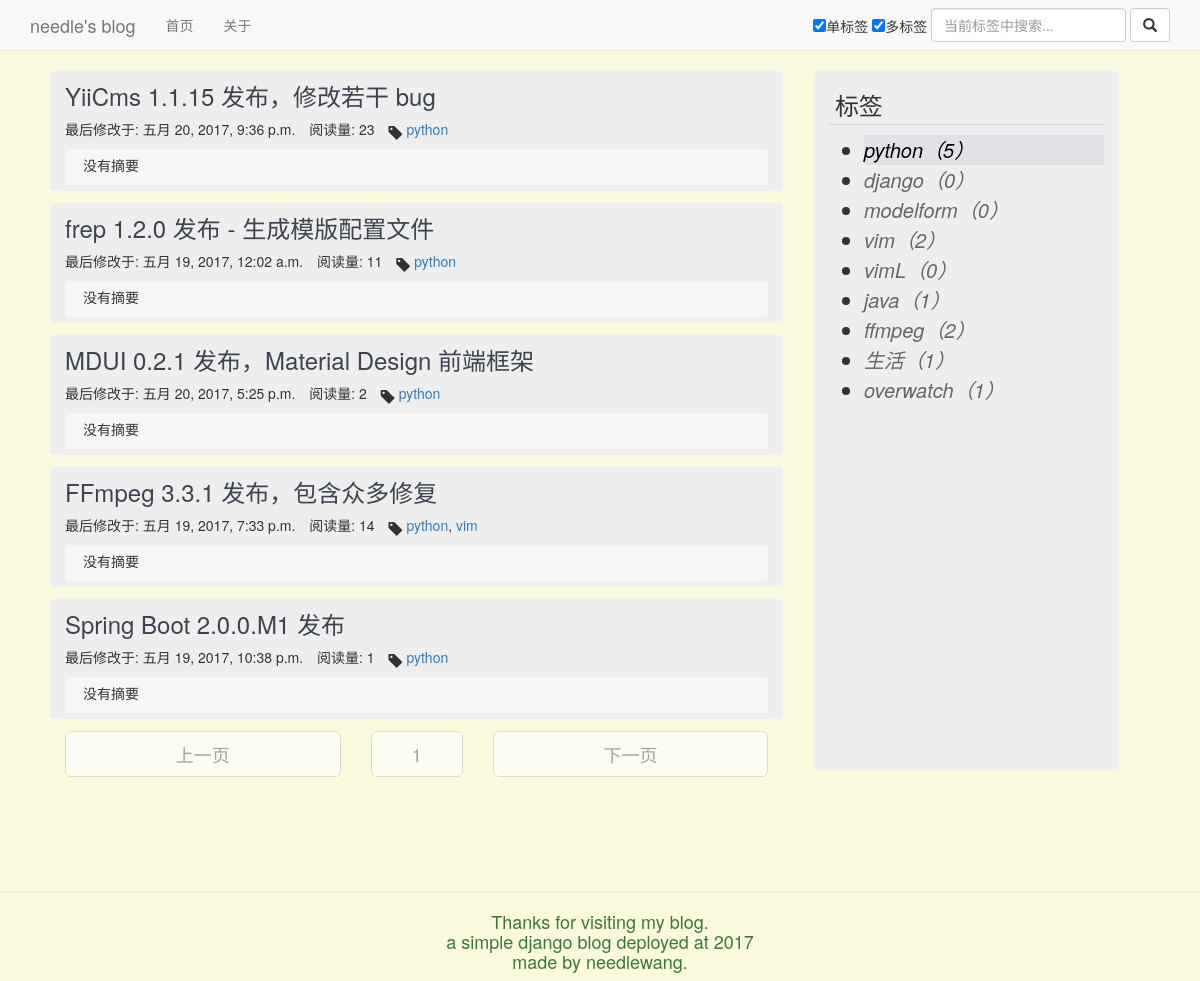
The app's page /category/1/page/1/ with its own data.
### blog_main/models.py (models this page shows, shortened)
class Article(models.Model):
  title = models.CharField(verbose_name = u'标题', max_length = 100)
  digest = models.CharField(verbose_name = u'摘要', default = '摘要:...', max_length = 200)
  contents = models.TextField(verbose_name = u'内容')
  times = models.DecimalField(verbose_name = u'阅读量', default = 0, max_digits = 15, decimal_places = 0, editable = False)
  category = models.ManyToManyField(u'Category', verbose_name = u'标签')
  is_original = models.BooleanField(verbose_name = u'原创', default = True)
  original_author = models.CharField(verbose_name = u'原文作者', default = OWNER, max_length = 100, null = True, blank = True)
  original_url = models.URLField(verbose_name = u'原文地址(原创文可不填)', null = True, blank = True)
  pub_date = models.DateTimeField(verbose_name = u'发表时间', auto_now_add = True, editable = True)
  update_time = models.DateTimeField(verbose_name = u'最后一次修改时间', auto_now = True, null = True)
  class Meta:
    verbose_name = u'文章'
    verbose_name_plural = verbose_name

class Category(models.Model):
  name = models.CharField(verbose_name = u'标签', max_length = 50)
  prefix_for_sort = models.CharField(verbose_name = u'标签前缀(用于子类标签排序)', default = u'1.1', max_length = 60)
  def __str__(self):        # Python3
    return self.name
  class Meta:
    verbose_name = u'标签'
    verbose_name_plural = verbose_name
    ordering = [u'prefix_for_sort']

### blog_main/views.py (the view)
# urls.py: url(r'^category/(?P<category_id>\d+)/page/(?P<pagenum>\d+)/$', v.article_list_by_category),
def article_list_by_category(request, category_id, pagenum = 1):
  try:
    current_category = Category.objects.get(id = category_id)
    article_all = current_category.article_set.all().order_by('-id')
    return render(request, 'list_by_category.html',
                  context = {'current_category'  : current_category,
                             'article_list'      : make_paginator(article_all, pagenum),
                             'category_all_list' : get_category_all_list()})
  except Category.DoesNotExist as e:
    raise Http404
  except Category.MultipleObjectsReturned as e:
    raise HttpResponseServerError

### blog_main/views.py (called while the page is built)
def get_category_all_list():
  category_all = Category.objects.all()
  category_all_to_list = []
  category_to_sort = []
  for an_category in category_all:
    an_category_tmp = (an_category.prefix_for_sort, an_category)
    category_to_sort.append(an_category_tmp)
  for prefix, an_category in sorted(category_to_sort):
    an_category_mesg = (an_category.name, an_category.id, len(an_category.article_set.all()))
    category_all_to_list.append(an_category_mesg)
  return category_all_to_list

def make_paginator(article_all, pagenum, limit = 5):
  paginator = Paginator(article_all, limit)
  try:
    article_sublist = paginator.page(pagenum)  # 获取某页对应的记录
  except PageNotAnInteger:  # 如果页码不是个整数
    article_sublist = paginator.page(1)  # 取第一页的记录
  except EmptyPage:  # 如果页码太大，没有相应的记录
    article_sublist = paginator.page(paginator.num_pages)  # 取最后一页的记录
  return article_sublist

### templates_common/list_by_category.html
{% extends "index.html" %}
          {% block paginator %}
            <div class="col-xs-5">
            {% if article_list.has_previous %}
              <a href="/category/{{current_category.id}}/page/{{article_list.previous_page_number}}" role="button" class="btn btn-info btn-lg btn-block">上一页</a>
            {% else %}
              <a class="btn btn-default btn-lg btn-block" disabled="disabled"><span class="text-muted">上一页</span></a>
            {% endif %}
            </div>
            <div class="col-xs-2 center-block">
              <a class="btn btn-default btn-lg btn-block" disabled="disabled"><span class="text-muted">{{article_list.number}}</span></a>
            </div>
            <div class="col-xs-5">
            {% if article_list.has_next %}
              <a href="/category/{{current_category.id}}/page/{{article_list.next_page_number}}" role="button" class="btn btn-info btn-lg btn-block">下一页</a>
            {% else %}
              <a class="btn btn-default btn-lg btn-block" disabled="disabled"><span class="text-muted">下一页</span></a>
            {% endif %}
            </div>
          {% endblock paginator %}

### templates_common/index.html (shortened to what this page needs)
{% extends "base.html" %}
{% load static %}
{% load humanize %}
{% block main %}
  <div class="main" style="margin-left: 50px;margin-right: 50px;">
    <div class="container-fluid" style="word-break: break-all;">
      <div class="row">
        <div id="main-left" class="col-xs-8" style="min-height: 800px;">
          {% for a_article in article_list %}
          <div id="an_article" class="row" style="background-color: #eee; border-radius: 4px; margin-bottom: 12px;">
            <div class="col-xs-12" style="min-height: 120px;">
              <h3 style="margin-top: 12px;"><a href="/article/{{a_article.id}}" style="color: #3d4450;" target="_blank">{{a_article.title}}{% if not a_article.is_original %}(转){% endif %}</a></h3>
              <div class="row">
                <div class="col-xs-12">
                  <ul class="list-inline">
                    <li>最后修改于: {{a_article.update_time}}</li>
                    {% if a_article.times >= 2000 %}
                    <li>阅读量: <span class="text-danger">{{a_article.times | intword}}</span></li>
                    {% else %}
                    <li>阅读量: {{a_article.times}}</li>
                    {% endif %}
                    <li>
                      <span class="glyphicon glyphicon-tag" style="top: 5px;"></span>
                      <span>
                      {% for category_name in a_article.category.all %}
                        <a href="/category/{{category_name.id}}/page/1">{{category_name}}</a>{% if not forloop.last %},{% endif %}
                      {% endfor %}
                      </span>
                    </li>
                  </ul>
                </div>
              </div>
              <div class="digest" style="background-color: #f6f6f6; border-radius: 4px; overflow-y: auto;">
                <p style="padding: 6px 0 0 18px;">{{a_article.digest}}</p>
              </div>
            </div>
          </div>
          {% endfor %}
          <div class="row">
          {% block paginator %}{% endblock paginator %}
          </div>
        </div>
        <div id="main-right" class="col-xs-4">
          <div class="row">
            <div class="col-xs-offset-1 col-xs-10" style="min-height: 700px; background-color: #eee; border-radius: 4px;">
              <h3 style="border-bottom: 1px solid #d3d3d3; padding: 1px 0 6px 6px;">标签</h3>
              <ul style="padding-left: 35px">
              {% for an_category_name, an_category_id, count in category_all_list %}
                {% ifequal an_category_id current_category.id %}
                <li style="font-size: 20px; line-height: 30px;background-color: #e1e1e8"><a href="/category/{{an_category_id}}/page/1" style="color: #000;"><em>{{an_category_name}}（{{count}}）</em></a></li>
                {% else %}
                <li style="font-size: 20px; line-height: 30px;"><a href="/category/{{an_category_id}}/page/1" style="color: #666;"><em>{{an_category_name}}（{{count}}）</em></a></li>
                {% endifequal %}
              {% endfor %}
              </ul>
            </div>
          </div>
        </div>
      </div>
    </div>
</div>
{% endblock main %}

### records on screen
Article: title "YiiCms 1.1.15 发布，修改若干 bug", update_time "五月 20, 2017, 9:36 p.m.", times "23", digest "没有摘要"
Category: name "python", category_all_list "python"
Article: title "frep 1.2.0 发布 - 生成模版配置文件", update_time "五月 19, 2017, 12:02 a.m.", times "11", digest "没有摘要"
Article: title "MDUI 0.2.1 发布，Material Design 前端框架", update_time "五月 20, 2017, 5:25 p.m.", times "2", digest "没有摘要"
Article: title "FFmpeg 3.3.1 发布，包含众多修复", update_time "五月 19, 2017, 7:33 p.m.", times "14", digest "没有摘要"
Category: name "vim", category_all_list "vim"
Article: title "Spring Boot 2.0.0.M1 发布", update_time "五月 19, 2017, 10:38 p.m.", times "1", digest "没有摘要"
Category: category_all_list "django"
Category: category_all_list "modelform"
Category: category_all_list "vimL"
Category: category_all_list "java"
Category: category_all_list "ffmpeg"
Category: category_all_list "生活"
Category: category_all_list "overwatch"

### other values on screen
{{ article_list.number }} "1"
{{ count }} "5"
{{ count }} "0" "0" "2" "0" "1" "2" "1" "1"
